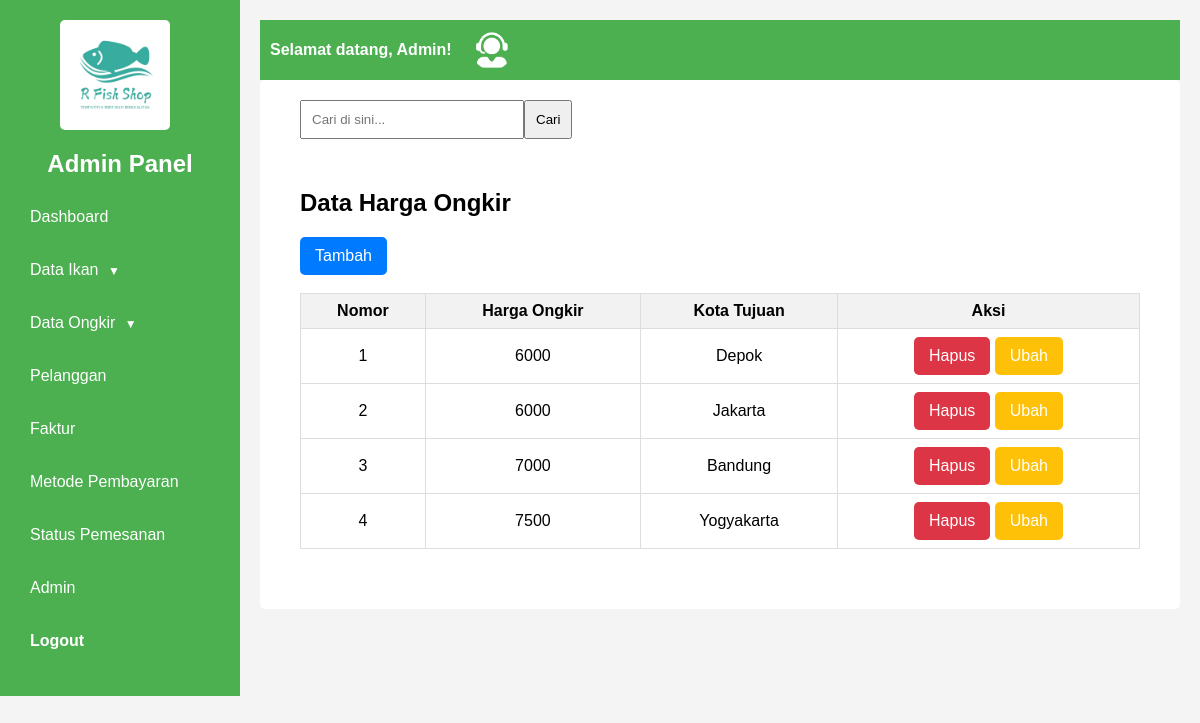
Screenshot of /admin/index.php?halaman=ongkir (signed in) with the database file from the repository.
### tables this page shows
CREATE TABLE `ongkir` (
  `id_ongkir` varchar(10) NOT NULL,
  `ongkir` varchar(20) NOT NULL,
  `id_kota` varchar(10) NOT NULL
);

CREATE TABLE `kota` (
  `id_kota` varchar(10) NOT NULL,
  `kota` varchar(20) NOT NULL
);

### admin/ongkir.php (the view)
<div class="report-box">
	<form action="index.php?halaman=cariongkir" method="POST" class="search-box-data">
        <input type="text" name="keyword" placeholder="Cari di sini..." autocomplete="off">
        <button type="submit" name="cari">Cari</button>
    </form>
	<div class="product-table-container">
    <h2>Data Harga Ongkir</h2>
    <a href="index.php?halaman=tambahongkir" class="btn-custom-primary">Tambah</a><br><br>
	<table class="product-table">
    <thead>
		<tr>
			<th>Nomor</th>
			<th>Harga Ongkir</th>
			<th>Kota Tujuan</th>
			<th>Aksi</th>
		</tr>
	</thead>
    <tbody>
		<?php $nomor=1; ?>
		<?php $ambil=$koneksi->query("SELECT * FROM ongkir
		JOIN kota ON ongkir.id_kota=kota.id_kota ");
		while($pecah = $ambil->fetch_assoc()){?>
		<tr>
			<td><center><?php echo $nomor; ?></td>
			<td><?php echo $pecah['ongkir']; ?></td>
			<td><?php echo $pecah['kota']; ?></td>
			<td>
				<a href="hapusongkir.php?id_ongkir=<?php echo $pecah['id_ongkir']?>" onclick="return confirm('Apakah Anda yakin ingin menghapus data?')" class="btn-custom-danger" name="hapus">Hapus</a>
				<a href="index.php?halaman=ubahongkir&id_ongkir=<?php echo $pecah['id_ongkir']?>" class="btn-custom-warning">Ubah</a>
			</td>
		</tr>
		<?php $nomor++; ?>
		<?php } ?>
	</tbody>
    </table>
    </div>
</div>

### css/styleadmin.css (style rules this page uses)
body { font-family: Arial, sans-serif; margin: 0; padding: 0; background-color: #f4f4f4; }
.report-box { background: #fff; padding: 20px; margin-bottom: 20px; border-radius: 5px; box-sizing: border-box; }
.search-box-data { display: flex; margin-left: 20px; margin-bottom: 10px; }
.search-box-data input { padding: 10px; width: 200px; }
.search-box-data button { padding: 10px; }
.product-table-container { background: #fff; padding: 20px; border-radius: 5px; margin-bottom: 20px; }
.product-table { width: 100%; border-collapse: collapse; }
.product-table th, .product-table td { border: 1px solid #ddd; padding: 8px; text-align: center; }
.product-table th { background: #f2f2f2; }
.btn-custom-primary { display: inline-block; padding: 10px 15px; color: white; background-color: #007bff; border: none; border-radius: 5px; text-decoration: none; text-align: center; }
.btn-custom-danger { display: inline-block; padding: 10px 15px; color: white; background-color: #dc3545; border: none; border-radius: 5px; text-decoration: none; text-align: center; }
.btn-custom-warning { display: inline-block; padding: 10px 15px; color: white; background-color: #ffc107; border: none; border-radius: 5px; text-decoration: none; text-align: center; }

### rows the page displays
ongkir: ongkir "6000", id_kota.kota "Depok"
ongkir: ongkir "6000", id_kota.kota "Jakarta"
ongkir: ongkir "7000", id_kota.kota "Bandung"
ongkir: ongkir "7500", id_kota.kota "Yogyakarta"
